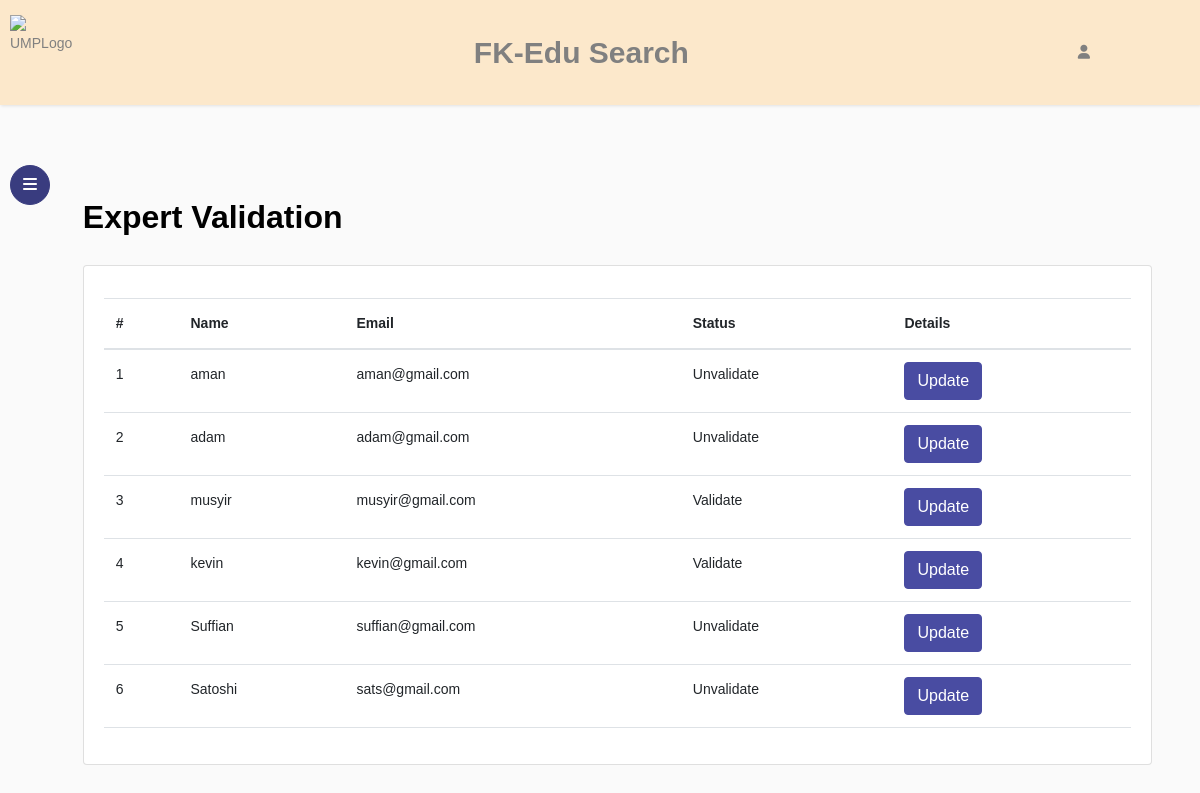
Page /ExpertValidation.php on the committed database.
### tables this page shows
CREATE TABLE `expert` (
  `id` int(11) NOT NULL,
  `name_expert` varchar(60) NOT NULL,
  `pass_expert` varchar(60) NOT NULL,
  `email_expert` varchar(60) NOT NULL,
  `status_expert` varchar(60) NOT NULL
);

### ExpertValidation.php (the view, shortened to what this page needs)
<?php
$conn = mysqli_connect("localhost", "root", "", "fkedu") or die(mysqli_connect_error());
?>
<!doctype html>
<html lang="en">
<head>
  <link href="https://cdn.jsdelivr.net/npm/bootstrap@5.3.0/dist/css/bootstrap.min.css" rel="stylesheet">
  <link rel="stylesheet" href="https://stackpath.bootstrapcdn.com/font-awesome/4.7.0/css/font-awesome.min.css">
  <link rel="stylesheet" href="css/style.css">
</head>
<body>
  <nav class="navbar navbar-default" style="background-color: #fce8cb;">
    <img src="images\01-Logo UMP_Full Color.png" alt="UMPLogo" width="75" height="75">
    <a style="font-weight: bold; font-size: 30px;">FK-Edu Search</a>
    <div style="margin-right: 100px;" class="dropdown">
      <span><i class="fa-solid fa-user"></i></span>
    </div>
  </nav>
  <div class="wrapper d-flex align-items-stretch">
    <nav id="sidebar" class="active">
      <div class="custom-menu">
        <button type="button" id="sidebarCollapse" class="btn btn-primary">
          <i class="fa fa-bars"></i>
        </button>
      </div>
    </nav>
    <div style="height: 150px; width: 3%; "></div>
    <div id="content" class="p-4 p-md-5 pt-5">
      <h2 class="mb-4" style="font-weight: bold;">Expert Validation</h2>
      <div class="card">
        <div class="card-body">
          <table class="table table-hover">
            <thead>
              <tr>
                <th scope="col">#</th>
                <th scope="col">Name</th>
                <th scope="col">Email</th>
                <th scope="col">Status</th>
                <th scope="col">Details</th>
              </tr>
            </thead>
            <tbody>
              <tr>
                <?php
                $query = "SELECT `id`, `name_expert`, `email_expert`, `status_expert` FROM expert";
                $result = mysqli_query($conn, $query); ?>
                <?php while ($row = $result->fetch_array()) { ?>
                  <td><?php echo $row['id']; ?> </td>
                  <td><?php echo $row['name_expert']; ?> </td>
                  <td><?php echo $row['email_expert']; ?> </td>
                  <td><?php echo $row['status_expert']; ?> </td>
                  <td>
                    <form action="updateExpert.php" method="post"><input type="number" name="id" value="<?php echo $row['id']; ?>" hidden><input type="submit" class="btn btn-primary" value="Update"></form>
                  </td>
              </tr>
            <?php } ?>
            </tbody>
          </table>
        </div>
      </div>
    </div>
  </div>
</body>
</html>

### ExpertValidation.php (style rules this page uses)
.dropdown { position: relative; display: inline-block; }

### rows in the picture
expert: id "1", name_expert "aman", email_expert "aman@gmail.com", status_expert "Unvalidate"
expert: id "2", name_expert "adam", email_expert "adam@gmail.com", status_expert "Unvalidate"
expert: id "3", name_expert "musyir", email_expert "musyir@gmail.com", status_expert "Validate"
expert: id "4", name_expert "kevin", email_expert "kevin@gmail.com", status_expert "Validate"
expert: id "5", name_expert "Suffian", email_expert "suffian@gmail.com", status_expert "Unvalidate"
expert: id "6", name_expert "Satoshi", email_expert "sats@gmail.com", status_expert "Unvalidate"
